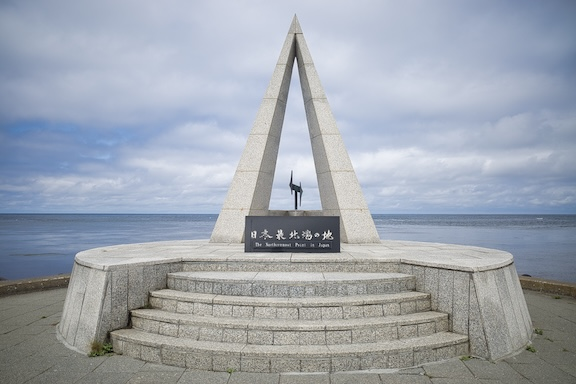
#> input picture soya.jpeg, 576 x 384 px
$ jupyter execute --allow-errors lec8.ipynb
#> lines starting #> are read from the running program, lines starting #| are printed output that depends on the picture; after the words box and inside, x2 and y2 are one past the last pixel; in counts of white or black regions, pixels touching at a corner belong together
### matplotlibでグラフを並べる方法
- ```plt.figure(figsize=(A, B))```を使用することで，描画の大きさを設定できる
    - 横Aインチ，縦Bインチの意味

- ```plt.subplot()```を使用することで，一つの図の中にグラフを追加できる
    - 流れ
        1. ```plt.subplot()```で画像を描く場所を指定
        2. ```plt.imshow()```で画像を作成
        3. ```plt.subplot()```で画像を描く別の各場所を指定
        4. ```plt.imshow()```で画像を作成
        5. これを繰り返し，```plt.show()```を行う
- ```plt.subplot(ABC)```と書く
    - ```A```, ```B```, ```C```: それぞれ一桁の正の整数
    - 図を縦に```A```個，横に```B```個に分割を行う
    - 左上から数えて```C```番目の領域を指定

[cell 1]
import cv2
import matplotlib.pyplot as plt
image = cv2.imread('soya.jpeg')
#> image is the input picture: shape (384, 576, 3); mean B, G, R 175.6, 165.4, 158.7
imageA = cv2.cvtColor(image, cv2.COLOR_BGR2RGB)
imageB = cv2.cvtColor(image, cv2.COLOR_BGR2GRAY)
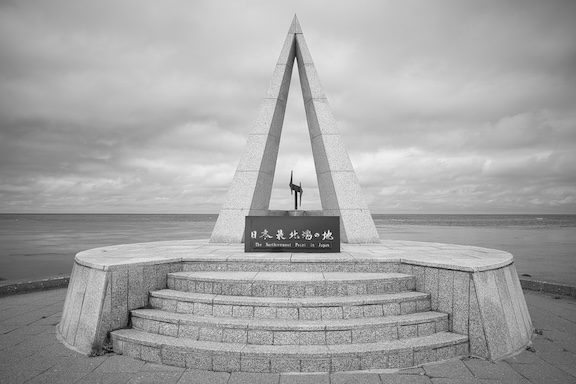
#> imageB: shape (384, 576); min 0, max 251, mean 164.6

plt.figure(figsize=(8, 10)) # 横8インチ，縦10インチ

# 1つ目の描画
plt.subplot(211) # 縦2分割，横1分割の1番目に描画
plt.title('Color Image')
plt.imshow(imageA)

# 2つ目の描画
plt.subplot(212) # 縦2分割，横1分割の2番目に描画
plt.title('Gray Image')
plt.imshow(imageB)
plt.gray()

# 全体を表示
plt.show()
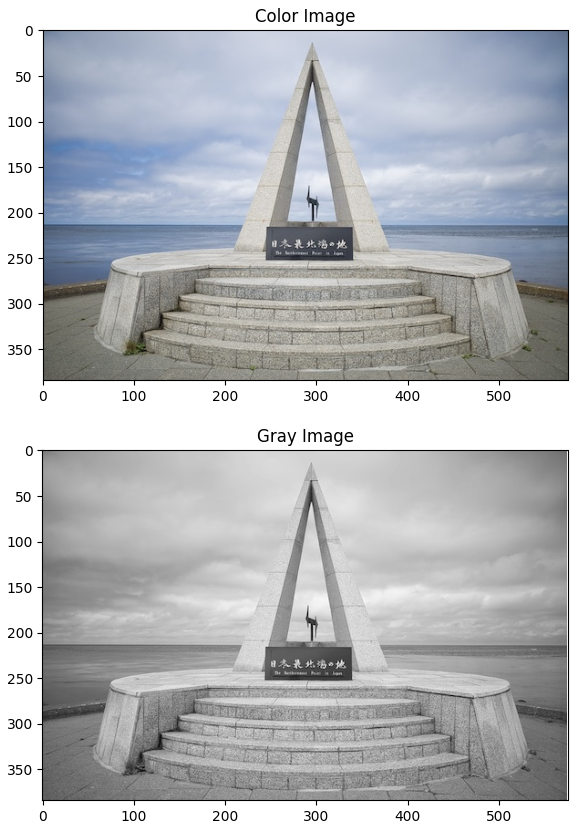
#> figure drawn by matplotlib, 2 panels

### OpenCVによる二値化
- OpenCVをimportする: ```import cv2```
- ```cv2.threshold(画素値変数, しきい値，しきい値判断で変更する値，二値化の方法)```を使用することで，1行で実行できる
- 使用例（しきい値127を超えている画素を255にする）
    - ```変数1, 変数2 = cv2.threshold(画素値変数, 127, 255, cv2.THRESH_BINARY)```
    - この命令を実行すると，2値化を行い，2つのデータを変数で受け取れる
        - 変数1には二値化に使用したしきい値
        - 変数2には二値化後の画像データ

[cell 2]
# サンプルプログラム
import cv2
import matplotlib.pyplot as plt
image = cv2.imread('soya.jpeg')
image = cv2.cvtColor(image, cv2.COLOR_BGR2GRAY)

plt.figure(figsize=(8, 10)) # 横8インチ，縦10インチ

# 1つ目の描画
plt.subplot(211) # 縦2分割，横1分割の1番目に描画
plt.title('Gray Image')
plt.imshow(image)

# 二値化を行う
threshold = 127 # しきい値
value, after_image = cv2.threshold(image, threshold, 255, cv2.THRESH_BINARY)
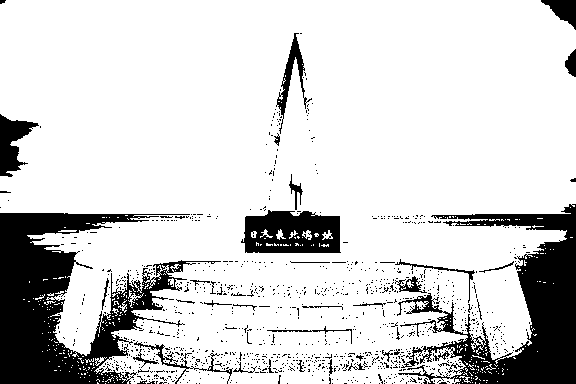
#> after_image: shape (384, 576); 82.6% white; 1078 black regions (1040 under 20 px), largest, box (x1, y1, x2, y2) and area: (0, 213, 221, 384) 15550, (397, 204, 576, 384) 12183, (241, 210, 341, 253) 3344
#> value = 127
# 変数1のvalueにしきい値
# 変数2のafter_imageに二値化画像データ

print('しきい値:', value)
#| しきい値: 127.0

# 2つ目の描画
plt.subplot(212) # 縦2分割，横1分割の2番目に描画
plt.title('Binarization Image')
plt.imshow(after_image)
plt.gray()

# 全体を表示
plt.show()
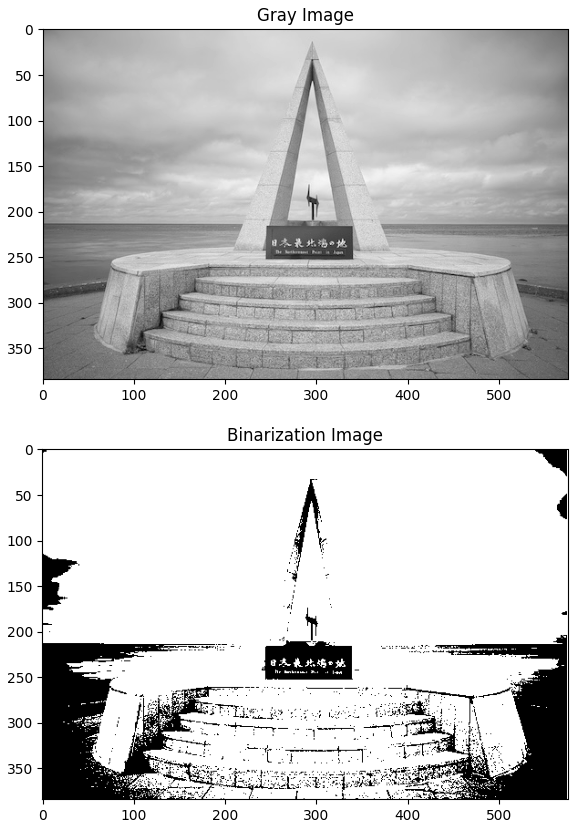
#> figure drawn by matplotlib, 2 panels

### 二値化方法
- ```cv2.threshold()```で使用できる二値化の方法は以下の通り
1. ```cv2.THRESH_BINARY```
    - 入力画像の画素値がしきい値より大きい場合は```しきい値判断で変更する値```，それ以外の場合は```0```にする
2. ```cv2.THRESH_BINARY_INV```
    - 入力画像の画素値がしきい値より大きい場合は```0```，それ以外の場合は```しきい値判断で変更する値```にする
3. ```cv2.THRESH_TRUNC```
    - 入力画像の画素値がしきい値より大きい場合は```しきい値```，それ以外の場合は```そのまま```にする
4. ```cv2.THRESH_TOZERO```
    - 入力画像の画素値がしきい値より大きい場合は```そのまま```，それ以外の場合は```0```にする
5. ```cv2.THRESH_TOZERO_INV```
    - 入力画像の画素値がしきい値より大きい場合は```0```，それ以外の場合は```そのまま```にする
6. ```cv2.THRESH_OTSU```
    - 大津の二値化を行う（しきい値は自動的に求まる）

[cell 3]
import cv2
import matplotlib.pyplot as plt
image = cv2.imread('soya.jpeg')
image = cv2.cvtColor(image, cv2.COLOR_BGR2GRAY)

plt.figure(figsize=(10, 12)) # 横10インチ，縦12インチ

# 1つ目の描画
plt.subplot(321) # 縦3分割，横2分割の1番目に描画
plt.title('Gray Image')
plt.imshow(image)
plt.gray()

# 2つ目の描画
# 二値化を行う
threshold = 127 # しきい値
value, after_image = cv2.threshold(image, threshold, 255, cv2.THRESH_BINARY)
plt.subplot(322) # 縦3分割，横2分割の2番目に描画
plt.title('cv2.THRESH_BINARY')
plt.imshow(after_image)
plt.gray()

# 3つ目の描画
# 二値化を行う
threshold = 127 # しきい値
value, after_image = cv2.threshold(image, threshold, 255, cv2.THRESH_BINARY_INV)
plt.subplot(323) # 縦3分割，横2分割の3番目に描画
plt.title('cv2.THRESH_BINARY_INV')
plt.imshow(after_image)
plt.gray()

# 4つ目の描画
# 二値化を行う
threshold = 127 # しきい値
value, after_image = cv2.threshold(image, threshold, 255, cv2.THRESH_TRUNC)
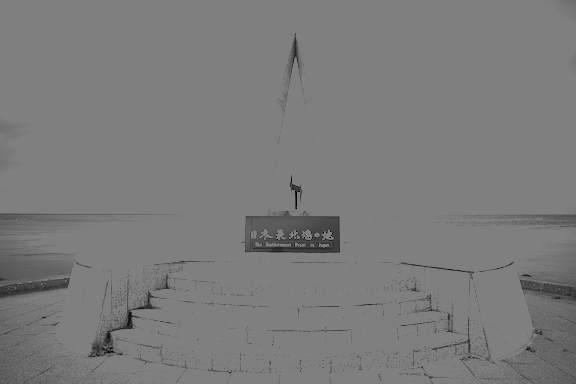
#> after_image: shape (384, 576); min 0, max 127, mean 123.2
plt.subplot(324) # 縦3分割，横2分割の4番目に描画
plt.title('cv2.THRESH_TRUNC')
plt.imshow(after_image)
plt.gray()

# 5つ目の描画
# 二値化を行う
threshold = 127 # しきい値
value, after_image = cv2.threshold(image, threshold, 255, cv2.THRESH_TOZERO)
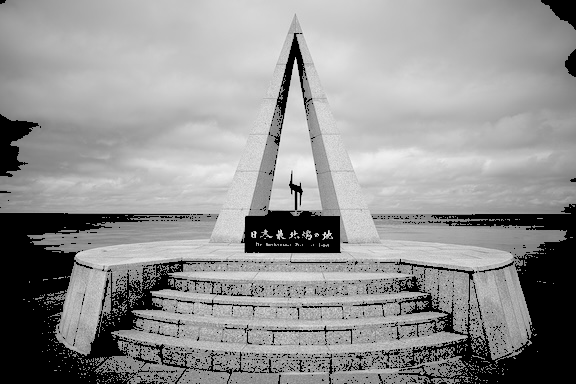
#> after_image: shape (384, 576); min 0, max 251, mean 146.4
plt.subplot(325) # 縦3分割，横2分割の5番目に描画
plt.title('cv2.THRESH_TOZERO')
plt.imshow(after_image)
plt.gray()

# 6つ目の描画
# 二値化を行う
threshold = 127 # しきい値
value, after_image = cv2.threshold(image, threshold, 255, cv2.THRESH_TOZERO_INV)
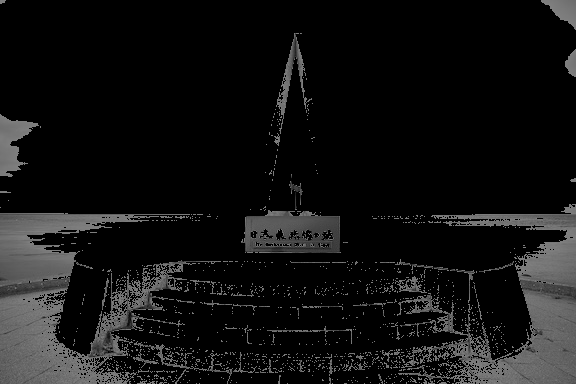
#> after_image: shape (384, 576); min 0, max 127, mean 18.2
plt.subplot(326) # 縦3分割，横2分割の6番目に描画
plt.title('cv2.THRESH_TOZERO_INV')
plt.imshow(after_image)
plt.gray()

# 全体を表示
plt.show()

[cell 4]
# 大津の二値化
import cv2
import matplotlib.pyplot as plt
image = cv2.imread('soya.jpeg')
image = cv2.cvtColor(image, cv2.COLOR_BGR2GRAY)

plt.figure(figsize=(10, 12)) # 横10インチ，縦12インチ

# 1つ目の描画
# 二値化を行う
threshold = 127 # しきい値
value, after_image = cv2.threshold(image, threshold, 255, cv2.THRESH_BINARY)
plt.subplot(121) # 縦1分割，横2分割の1番目に描画
plt.title('cv2.THRESH_BINARY')
plt.imshow(after_image)
plt.gray()

# 2つ目の描画
# 二値化を行う
threshold = 127 # しきい値
value, after_image = cv2.threshold(image, threshold, 255, cv2.THRESH_OTSU)
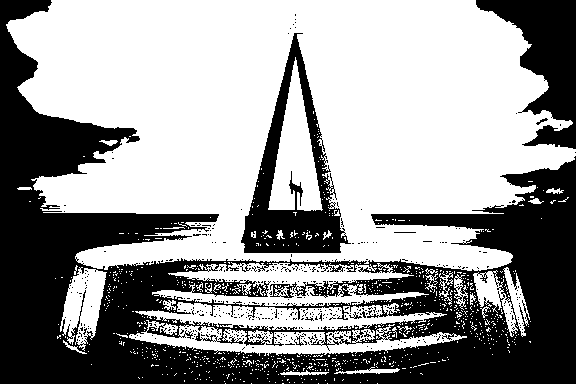
#> after_image: shape (384, 576); 59.6% white; 482 black regions (474 under 20 px), largest, box (x1, y1, x2, y2) and area: (0, 0, 576, 384) 73314, (241, 33, 351, 253) 7678, (476, 0, 576, 149) 7055
#> value = 158
print('大津の二値化のしきい値:', value)
#| 大津の二値化のしきい値: 158.0
plt.subplot(122) # 縦1分割，横2分割の2番目に描画
plt.title('cv2.THRESH_OTSU')
plt.imshow(after_image)
plt.gray()

# 全体を表示
plt.show()

[cell 5]
# 画素値ヒストグラムの出力

import cv2
import matplotlib.pyplot as plt
image = cv2.imread('soya.jpeg')
image = cv2.cvtColor(image, cv2.COLOR_BGR2GRAY)

plt.figure(figsize=(10, 3)) # 横10インチ，縦3インチ

# 1つ目の描画
# 二値化を行う
threshold = 127 # しきい値
value, after_image = cv2.threshold(image, threshold, 255, cv2.THRESH_OTSU)
plt.subplot(121) # 縦1分割，横2分割の1番目に描画
plt.title('cv2.THRESH_OTSU')
plt.imshow(after_image)
plt.gray()

# 2つ目の描画
# ヒストグラム作成
plt.subplot(122) # 縦1分割，横2分割の2番目に描画
hist = cv2.calcHist([after_image], [0], None, [256], [0,256])
#> hist = 256 values, max 131924 at index 255, min 0 at index 1, mean 864
plt.title('Histogram')
plt.plot(hist)

# 全体を表示
plt.show()
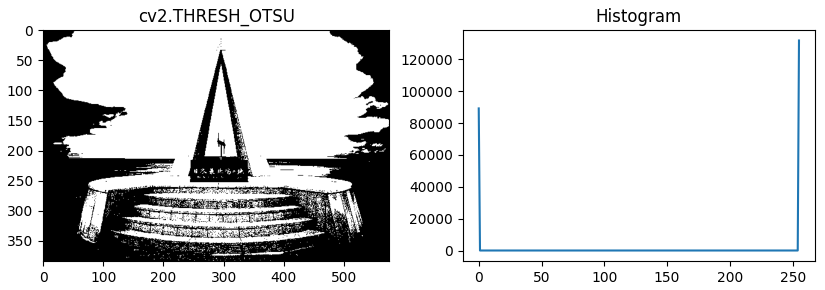
#> figure drawn by matplotlib, 2 panels; panel 2: curve peaks at x = 255, y = 131924
